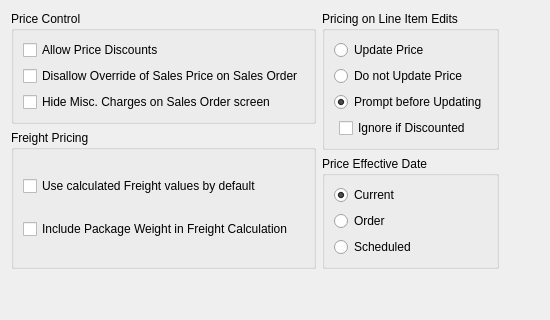
       <widget class="QWidget" name="_pricingTab">
        <attribute name="title">
         <string>Pricing</string>
        </attribute>
        <layout class="QGridLayout" name="gridLayout_4">
         <item row="0" column="0">
          <layout class="QHBoxLayout" name="horizontalLayout_2">
           <item>
            <layout class="QVBoxLayout" name="verticalLayout_2">
             <item>
              <layout class="QGridLayout" name="gridLayout_3">
               <item row="0" column="0">
                <widget class="QGroupBox" name="groupBox">
                 <property name="title">
                  <string>Price Control</string>
                 </property>
                 <layout class="QGridLayout">
                  <item row="0" column="0">
                   <widget class="QCheckBox" name="_allowDiscounts">
                    <property name="text">
                     <string>Allow Price Discounts</string>
                    </property>
                   </widget>
                  </item>
                  <item row="1" column="0">
                   <widget class="QCheckBox" name="_priceOverride">
                    <property name="text">
                     <string>Disallow Override of Sales Price on Sales Order</string>
                    </property>
                   </widget>
                  </item>
                  <item row="2" column="0">
                   <widget class="QCheckBox" name="_hideSOMiscChrg">
                    <property name="text">
                     <string>Hide Misc. Charges on Sales Order screen</string>
                    </property>
                   </widget>
                  </item>
                 </layout>
                </widget>
               </item>
               <item row="0" column="1" rowspan="2">
                <widget class="QGroupBox" name="_lineItemPriceing">
                 <property name="title">
                  <string>Pricing on Line Item Edits</string>
                 </property>
                 <layout class="QVBoxLayout">
                  <item>
                   <widget class="QRadioButton" name="_updatePrice">
                    <property name="text">
                     <string>Update Price</string>
                    </property>
                   </widget>
                  </item>
                  <item>
                   <widget class="QRadioButton" name="_dontUpdatePrice">
                    <property name="text">
                     <string>Do not Update Price </string>
                    </property>
                   </widget>
                  </item>
                  <item>
                   <widget class="QRadioButton" name="_askUpdatePrice">
                    <property name="text">
                     <string>Prompt before Updating</string>
                    </property>
                    <property name="checked">
                     <bool>true</bool>
                    </property>
                   </widget>
                  </item>
                  <item>
                   <layout class="QHBoxLayout" name="horizontalLayout">
                    <item>
                     <spacer name="horizontalSpacer">
                      <property name="orientation">
                       <enum>Qt::Horizontal</enum>
                      </property>
                      <property name="sizeType">
                       <enum>QSizePolicy::Fixed</enum>
                      </property>
                      <property name="sizeHint" stdset="0">
                       <size>
                        <width>5</width>
                        <height>10</height>
                       </size>
                      </property>
                     </spacer>
                    </item>
                    <item>
                     <widget class="QCheckBox" name="_ignoreCustDisc">
                      <property name="text">
                       <string>Ignore if Discounted</string>
                      </property>
                     </widget>
                    </item>
                   </layout>
                  </item>
                 </layout>
                </widget>
               </item>
               <item row="1" column="0" rowspan="2">
                <widget class="QGroupBox" name="_freightGroup">
                 <property name="title">
                  <string>Freight Pricing</string>
                 </property>
                 <layout class="QGridLayout">
                  <item row="0" column="0">
                   <widget class="QCheckBox" name="_calcFreight">
                    <property name="text">
                     <string>Use calculated Freight values by default</string>
                    </property>
                   </widget>
                  </item>
                  <item row="1" column="0">
                   <widget class="QCheckBox" name="_includePkgWeight">
                    <property name="text">
                     <string>Include Package Weight in Freight Calculation</string>
                    </property>
                   </widget>
                  </item>
                 </layout>
                </widget>
               </item>
               <item row="2" column="1">
                <widget class="QGroupBox" name="_priceEffectiveGroup">
                 <property name="title">
                  <string>Price Effective Date</string>
                 </property>
                 <layout class="QGridLayout" name="gridLayout">
                  <item row="0" column="0">
                   <widget class="QRadioButton" name="_priceCurrent">
                    <property name="text">
                     <string>Current</string>
                    </property>
                    <property name="checked">
                     <bool>true</bool>
                    </property>
                   </widget>
                  </item>
                  <item row="1" column="0">
                   <widget class="QRadioButton" name="_priceOrdered">
                    <property name="text">
                     <string>Order</string>
                    </property>
                   </widget>
                  </item>
                  <item row="2" column="0">
                   <widget class="QRadioButton" name="_priceScheduled">
                    <property name="text">
                     <string>Scheduled</string>
                    </property>
                   </widget>
                  </item>
                 </layout>
                </widget>
               </item>
              </layout>
             </item>
             <item>
              <spacer name="verticalSpacer">
               <property name="orientation">
                <enum>Qt::Vertical</enum>
               </property>
               <property name="sizeHint" stdset="0">
                <size>
                 <width>20</width>
                 <height>40</height>
                </size>
               </property>
              </spacer>
             </item>
            </layout>
           </item>
           <item>
            <spacer name="horizontalSpacer_2">
             <property name="orientation">
              <enum>Qt::Horizontal</enum>
             </property>
             <property name="sizeHint" stdset="0">
              <size>
               <width>40</width>
               <height>20</height>
              </size>
             </property>
            </spacer>
           </item>
          </layout>
         </item>
        </layout>
       </widget>
